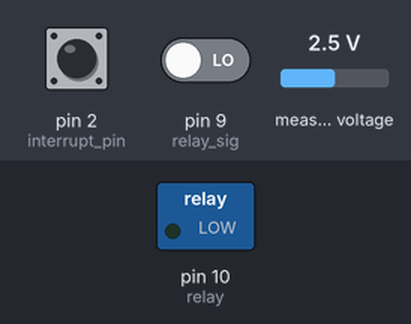
The sketch below on a simulated Arduino Uno, built with avr-gcc and run on an emulated ATmega328P. Parts: switched loads named in the sketch (green lamp = pin HIGH). Inputs (shaded band) come from the test bench; at power-on: pin 2 (interrupt_pin) HIGH, pin 9 (relay_sig) LOW, measured voltage 2.5 V. Storage starts empty; what the sketch prints to the serial monitor is not drawn.

Above: at 1.2 s.
1.3 s: pin 2 (interrupt_pin) pulled LOW for 0.15 s
At 2.5 s:
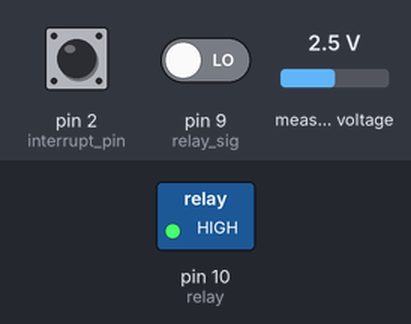
3.0 s: pin 9 (relay_sig) driven HIGH
4.5 s: pin 2 (interrupt_pin) pulled LOW for 1 s
At 5.7 s:
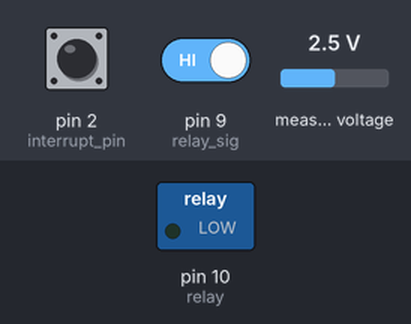
Timing chart, 0 to 7.5 s (numbered marks = the images above; inputs shaded):
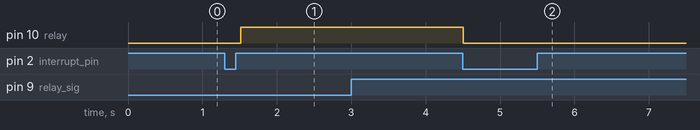

Measured:
- after the input at 1.3 s, pin 10 (relay): LOW → HIGH after 0.21 s
- after the input at 4.5 s, pin 10 (relay): HIGH → LOW at once

The sketch:

tms_debug.ino
```cpp
#include <Adafruit_ADS1X15.h>
#include <Wire.h>
#include <SPI.h>
#include <SD.h>


// test for branch operation

unsigned long lastMicros = 0;
unsigned long now = 0;
const unsigned long interval = 3125; //  320sps
unsigned long sampling_start_time = 0;

#define Loadcell 0x48 // datasheet 확인해야 함
#define Pressure 0x49 // datasheet 확인해야 함
#define CS_PIN 4
#define interrupt_pin 2 // control signal 받는 선
#define relay 10
#define relay_sig 9

bool relaytrigger=false;
volatile bool ControlSignal=false;

char filename[20];

Adafruit_ADS1115 ads1;
Adafruit_ADS1115 ads2;

volatile int16_t ads1_value = 0;
volatile int32_t ads2_value = 0;
File myfile;

//uint16_t

void setup() {
  Serial.begin(115200); // baud rate 115200
  Serial.println("=== BOOT ===");
  Wire.begin();     // I2C 시작
  SPI.begin();      // SPI 시작

  pinMode(relay,OUTPUT);
  digitalWrite(relay,LOW); // 초기 이그나이터 릴레이는 열려있어야 함

  if (!ads1.begin(Loadcell)) {
    Serial.println("Loadcell ADS1 초기화 실패");
    //while (1);
  }
  if (!ads2.begin(Pressure)) {
    Serial.println("Pressure ADS2 초기화 실패");
    //while (1);
  }

  if (!SD.begin(CS_PIN)) {
    Serial.println("SD 카드 초기화 실패");
    //while (1);
  }

  int fileNumber = 1;
  sprintf(filename, "tms_%d.txt", fileNumber);
  while(SD.exists(filename)){
    Serial.print("SD CARD");
      fileNumber++;
      sprintf(filename, "tms_%d.txt", fileNumber);
  }


  ads1.setDataRate(RATE_ADS1115_860SPS);  // 최대 속도 설정
  ads1.setGain(GAIN_SIXTEEN);
  ads1.startADCReading(ADS1X15_REG_CONFIG_MUX_DIFF_0_1, /*continuous=*/true);

  ads2.setDataRate(RATE_ADS1115_860SPS);  // 최대 속도 설정
  ads2.setGain(GAIN_ONE);
  ads2.startADCReading(ADS1X15_REG_CONFIG_MUX_SINGLE_0, /*continuous=*/true);
  attachInterrupt(digitalPinToInterrupt(interrupt_pin), start_func, RISING);

  myfile=SD.open(filename,FILE_WRITE);
  ads1_value =  ads1.getLastConversionResults();
  Serial.println(ads1_value);
  ads2_value =  ads2.getLastConversionResults();
  Serial.println(ads2_value);
  myfile.println(ads1_value);
  myfile.println(ads2_value);
  Serial.println(filename);
  myfile.close();
  Serial.println("Setup FInished");
}

void loop() {
  if(ControlSignal){
    int fileNumber = 1;
    sprintf(filename, "tms_%d.txt", fileNumber);
    while(SD.exists(filename)){
      Serial.print("SD CARD");
      fileNumber++;
      sprintf(filename, "tms_%d.txt", fileNumber);
    }
    Serial.println(filename);
    myfile=SD.open(filename,FILE_WRITE);

    Serial.println("start sampling");
    digitalWrite(relay,HIGH); // igniter relay 신호 전달

    while(!relaytrigger){
      Serial.println("relaytrigger");
      if(digitalRead(relay_sig)==HIGH){
        relaytrigger=true;
      }
    }
    sampling_start_time=micros();
    now = sampling_start_time + 1;
    Serial.println("before while");
    while(now-sampling_start_time<15000000){ // 15 seconds
      lastMicros = micros();
      Serial.println("after while");
      ads1_value =  ads1.getLastConversionResults();
      Serial.println(ads1_value);
      ads2_value =  ads2.getLastConversionResults();
      Serial.println(ads2_value);
      myfile.println(ads1_value);
      myfile.println(ads2_value);
      Serial.println("After write");
      if(digitalRead(2)==LOW){  // if power is disconnected
        digitalWrite(relay, LOW); // igniter opened
        Serial.println("Relay Open");
        }
      Serial.println("After relay opened");
      now = micros();
      if (now - lastMicros <= interval) {
          delayMicroseconds(interval - (now - lastMicros));
        }
      else
      {
        myfile.println("over");
      }
      Serial.println("Cycle");

    }
    //Serial.println("end sampling");
    ControlSignal=false;
    myfile.close();
    digitalWrite(relay,LOW);
    // Serial.print("ignitor opened");
    relaytrigger=false;
  }
}


void start_func(){
  int count=0;
  for(int i=0;i<50;i++){
    delay(10);
    if(digitalRead(2)==HIGH){
      count++;
    }
  }
  if(count>45){
    ControlSignal=true;
  }
}
```
